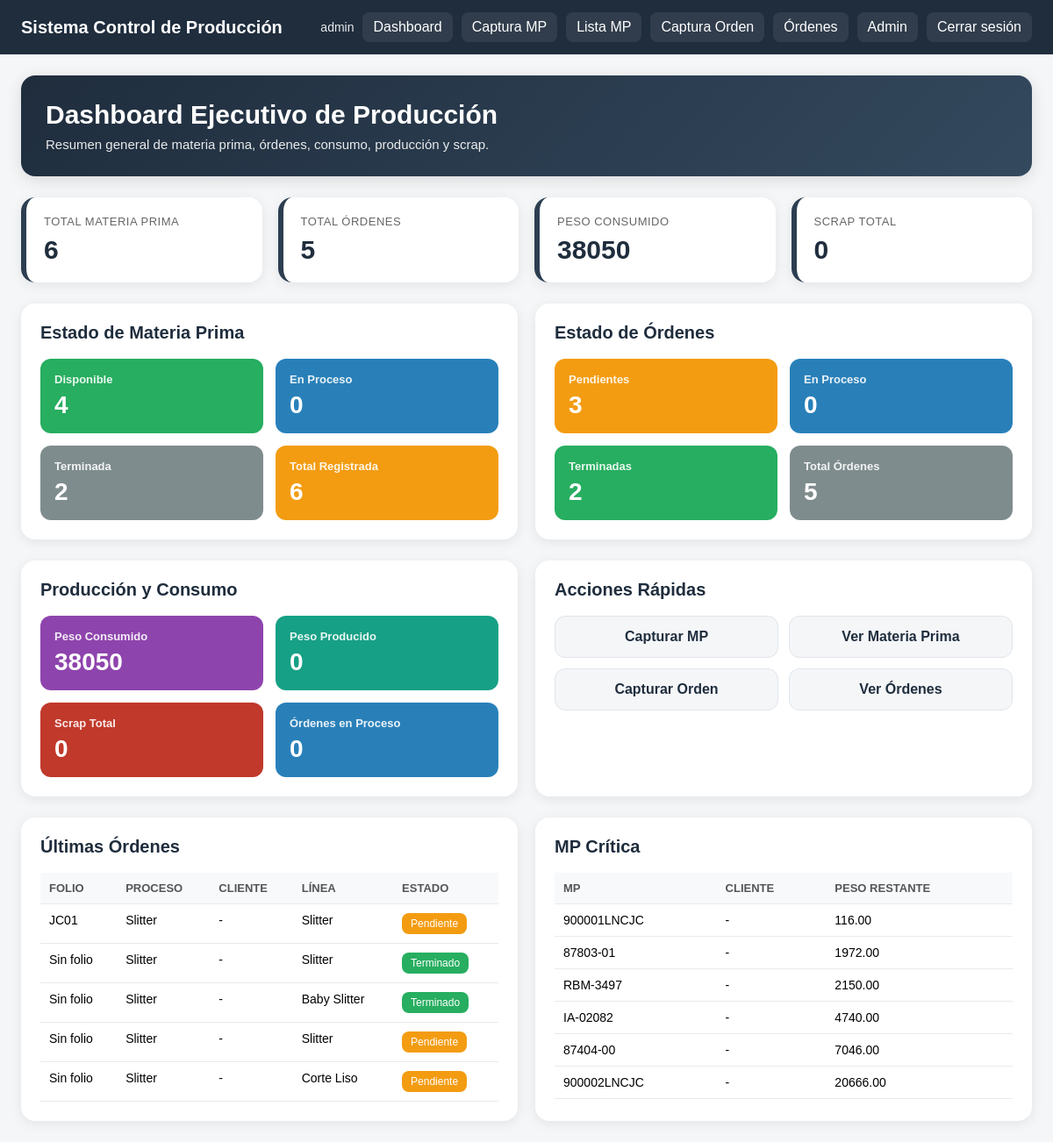
The app's page / (signed in) with its own data.
### produccion/models.py (models this page shows, shortened)
class OrdenProduccion(models.Model):
    ESTADO_CHOICES = [
        ('pendiente', 'Pendiente'),
        ('proceso', 'En Proceso'),
        ('terminado', 'Terminado'),
    ]
    TURNO_CHOICES = [
        ('1', 'Turno 1'),
        ('2', 'Turno 2'),
        ('3', 'Turno 3'),
    ]
    PRIORIDAD_CHOICES = [
        ('baja', 'Baja'),
        ('media', 'Media'),
        ('alta', 'Alta'),
        ('urgente', 'Urgente'),
    ]
    TIPO_PROCESO_CHOICES = [
        ('slitter', 'Slitter'),
        ('corte_liso', 'Corte Liso'),
        ('mini_slitter', 'Mini Slitter'),
        ('fleje', 'Fleje'),
    ]
    folio_orden = models.CharField(max_length=50, null=True, blank=True)
    tipo_proceso = models.CharField(max_length=30, choices=TIPO_PROCESO_CHOICES, default='slitter')
    cliente = models.ForeignKey(Cliente, on_delete=models.CASCADE, null=True, blank=True)
    mp = models.ForeignKey(MateriaPrima, on_delete=models.CASCADE, null=True, blank=True)
    linea = models.ForeignKey(LineaProduccion, on_delete=models.CASCADE)
    operador = models.ForeignKey(Operador, on_delete=models.SET_NULL, null=True, blank=True)
    turno = models.CharField(max_length=10, choices=TURNO_CHOICES, null=True, blank=True)
    prioridad = models.CharField(max_length=10, choices=PRIORIDAD_CHOICES, default='media')
    fecha = models.DateField(auto_now_add=True)
    hora_inicio = models.TimeField(null=True, blank=True)
    hora_fin = models.TimeField(null=True, blank=True)
    tiempo_preparacion_min = models.PositiveIntegerField(null=True, blank=True)
    tiempo_proceso_min = models.PositiveIntegerField(null=True, blank=True)
    tiempo_muerto_min = models.PositiveIntegerField(null=True, blank=True)
    peso_usado = models.DecimalField(max_digits=10, decimal_places=2, null=True, blank=True)
    peso_producido = models.DecimalField(max_digits=10, decimal_places=2, null=True, blank=True)
    scrap_total = models.DecimalField(max_digits=10, decimal_places=2, null=True, blank=True)
    merma_kg = models.DecimalField(max_digits=10, decimal_places=2, null=True, blank=True)
    rendimiento_porcentaje = models.DecimalField(max_digits=6, decimal_places=2, null=True, blank=True)
    cantidad_paquetes = models.PositiveIntegerField(null=True, blank=True)
    cantidad_piezas = models.PositiveIntegerField(null=True, blank=True)
    observaciones = models.TextField(blank=True, null=True)
    estado = models.CharField(
        max_length=50,
        choices=ESTADO_CHOICES,
        default='pendiente'
    )

class LineaProduccion(models.Model):
    nombre = models.CharField(max_length=100, unique=True)
    descripcion = models.CharField(max_length=200, blank=True, null=True)
    activa = models.BooleanField(default=True)
    def __str__(self):
        return self.nombre

### inventario/models.py (models this page shows, shortened)
class MateriaPrima(models.Model):
    TIPO_MP_CHOICES = [
        ('Rollo', 'Rollo'),
        ('Placa', 'Placa'),
        ('Cinta', 'Cinta'),
    ]
    ORIGEN_MP_CHOICES = [
        ('Cliente', 'Cliente'),
        ('Interna', 'Interna'),
    ]
    MATERIAL_CHOICES = [
        ('Galvanizado', 'Galvanizado'),
        ('Crudo', 'Crudo'),
        ('Recocido RFR', 'Recocido RFR'),
        ('Aluminizado', 'Aluminizado'),
        ('Decapado', 'Decapado'),
        ('Rolado en caliente', 'Rolado en caliente'),
        ('Galvanizado y pintado', 'Galvanizado y pintado'),
    ]
    UBICACION_CHOICES = [
        ('Patio A', 'Patio A'),
        ('Patio B', 'Patio B'),
        ('Almacén 1', 'Almacén 1'),
        ('Almacén 2', 'Almacén 2'),
        ('Producción', 'Producción'),
    ]
    ESTADO_CHOICES = [
        ('Disponible', 'Disponible'),
        ('En Proceso', 'En Proceso'),
        ('Terminado', 'Terminado'),
    ]
    UNIDAD_ESPESOR_CHOICES = [
        ('mm', 'mm'),
        ('pulg', 'pulg'),
        ('calibre', 'calibre'),
    ]
    numero_mp = models.CharField(max_length=100, unique=True)
    tipo_mp = models.CharField(max_length=20, choices=TIPO_MP_CHOICES, default='Rollo')
    cliente = models.ForeignKey(Cliente, on_delete=models.SET_NULL, null=True, blank=True)
    origen_mp = models.CharField(max_length=20, choices=ORIGEN_MP_CHOICES, default='Interna')
    lote = models.CharField(max_length=100, blank=True, null=True)
    codigo = models.CharField(max_length=100, blank=True, null=True)
    descripcion = models.CharField(max_length=255, blank=True, null=True)
    material = models.CharField(max_length=50, choices=MATERIAL_CHOICES)
    grado = models.CharField(max_length=100, blank=True, null=True)
    acabado = models.CharField(max_length=100, blank=True, null=True)
    espesor_valor = models.DecimalField(max_digits=10, decimal_places=4, null=True, blank=True)
    unidad_espesor = models.CharField(max_length=20, choices=UNIDAD_ESPESOR_CHOICES, default='mm')
    ancho = models.DecimalField(max_digits=10, decimal_places=2, null=True, blank=True)
    largo = models.DecimalField(max_digits=10, decimal_places=2, null=True, blank=True)
    peso = models.DecimalField(max_digits=10, decimal_places=2)
    peso_restante = models.DecimalField(max_digits=10, decimal_places=2, null=True, blank=True)
    diametro_interior = models.DecimalField(max_digits=10, decimal_places=2, null=True, blank=True)
    diametro_exterior = models.DecimalField(max_digits=10, decimal_places=2, null=True, blank=True)
    proveedor = models.CharField(max_length=150, blank=True, null=True)
    ubicacion = models.CharField(max_length=50, choices=UBICACION_CHOICES, default='Almacén 1')
    estado = models.CharField(max_length=20, choices=ESTADO_CHOICES, default='Disponible')
    fecha_entrada = models.DateField(null=True, blank=True)
    archivo_pdf = models.FileField(upload_to='ordenes_mp/', null=True, blank=True)
    observaciones = models.TextField(blank=True, null=True)
    @property
    def calibre(self):
        if self.unidad_espesor == 'calibre' and self.espesor_valor is not None:
            return round(float(self.espesor_valor), 2)
        return None

### dashboard/views.py (the view)
# urls.py: path('', inicio, name='inicio'),
@login_required
def inicio(request):
    total_mp = MateriaPrima.objects.count()
    mp_disponible = MateriaPrima.objects.filter(estado='Disponible').count()
    mp_proceso = MateriaPrima.objects.filter(estado='En Proceso').count()
    mp_terminada = MateriaPrima.objects.filter(estado='Terminado').count()
    total_ordenes = OrdenProduccion.objects.count()
    ordenes_pendientes = OrdenProduccion.objects.filter(estado='pendiente').count()
    ordenes_proceso = OrdenProduccion.objects.filter(estado='proceso').count()
    ordenes_terminadas = OrdenProduccion.objects.filter(estado='terminado').count()
    peso_consumido = OrdenProduccion.objects.aggregate(total=Sum('peso_usado'))['total'] or 0
    peso_producido = OrdenProduccion.objects.aggregate(total=Sum('peso_producido'))['total'] or 0
    scrap_total = OrdenProduccion.objects.aggregate(total=Sum('scrap_total'))['total'] or 0
    ultimas_ordenes = OrdenProduccion.objects.select_related(
        'cliente', 'mp', 'linea', 'operador'
    ).order_by('-id')[:8]
    mp_critica = MateriaPrima.objects.order_by('peso_restante')[:8]
    context = {
        'total_mp': total_mp,
        'mp_disponible': mp_disponible,
        'mp_proceso': mp_proceso,
        'mp_terminada': mp_terminada,
        'total_ordenes': total_ordenes,
        'ordenes_pendientes': ordenes_pendientes,
        'ordenes_proceso': ordenes_proceso,
        'ordenes_terminadas': ordenes_terminadas,
        'peso_consumido': peso_consumido,
        'peso_producido': peso_producido,
        'scrap_total': scrap_total,
        'ultimas_ordenes': ultimas_ordenes,
        'mp_critica': mp_critica,
    }
    return render(request, 'dashboard/inicio.html', context)

### dashboard/templates/dashboard/inicio.html (shortened to what this page needs)
{% extends 'base.html' %}
{% block content %}
<div class="dashboard-container">
    <div class="dashboard-header">
        <h1>Dashboard Ejecutivo de Producción</h1>
        <p>Resumen general de materia prima, órdenes, consumo, producción y scrap.</p>
    </div>
    <div class="kpi-grid">
        <div class="kpi-card">
            <div class="kpi-label">Total Materia Prima</div>
            <div class="kpi-value">{{ total_mp }}</div>
        </div>
        <div class="kpi-card">
            <div class="kpi-label">Total Órdenes</div>
            <div class="kpi-value">{{ total_ordenes }}</div>
        </div>
        <div class="kpi-card">
            <div class="kpi-label">Peso Consumido</div>
            <div class="kpi-value">{{ peso_consumido }}</div>
        </div>
        <div class="kpi-card">
            <div class="kpi-label">Scrap Total</div>
            <div class="kpi-value">{{ scrap_total }}</div>
        </div>
    </div>
    <div class="section-grid">
        <div class="panel">
            <h2>Estado de Materia Prima</h2>
            <div class="estado-grid">
                <div class="estado-card disponible">
                    <div class="titulo">Disponible</div>
                    <div class="valor">{{ mp_disponible }}</div>
                </div>
                <div class="estado-card enproceso">
                    <div class="titulo">En Proceso</div>
                    <div class="valor">{{ mp_proceso }}</div>
                </div>
                <div class="estado-card terminada">
                    <div class="titulo">Terminada</div>
                    <div class="valor">{{ mp_terminada }}</div>
                </div>
                <div class="estado-card pendiente">
                    <div class="titulo">Total Registrada</div>
                    <div class="valor">{{ total_mp }}</div>
                </div>
            </div>
        </div>
        <div class="panel">
            <h2>Estado de Órdenes</h2>
            <div class="estado-grid">
                <div class="estado-card pendiente">
                    <div class="titulo">Pendientes</div>
                    <div class="valor">{{ ordenes_pendientes }}</div>
                </div>
                <div class="estado-card enproceso">
                    <div class="titulo">En Proceso</div>
                    <div class="valor">{{ ordenes_proceso }}</div>
                </div>
                <div class="estado-card disponible">
                    <div class="titulo">Terminadas</div>
                    <div class="valor">{{ ordenes_terminadas }}</div>
                </div>
                <div class="estado-card terminada">
                    <div class="titulo">Total Órdenes</div>
                    <div class="valor">{{ total_ordenes }}</div>
                </div>
            </div>
        </div>
    </div>
    <div class="section-grid">
        <div class="panel">
            <h2>Producción y Consumo</h2>
            <div class="estado-grid">
                <div class="estado-card consumo">
                    <div class="titulo">Peso Consumido</div>
                    <div class="valor">{{ peso_consumido }}</div>
                </div>
                <div class="estado-card produccion">
                    <div class="titulo">Peso Producido</div>
                    <div class="valor">{{ peso_producido }}</div>
                </div>
                <div class="estado-card scrap">
                    <div class="titulo">Scrap Total</div>
                    <div class="valor">{{ scrap_total }}</div>
                </div>
                <div class="estado-card enproceso">
                    <div class="titulo">Órdenes en Proceso</div>
                    <div class="valor">{{ ordenes_proceso }}</div>
                </div>
            </div>
        </div>
        <div class="panel">
            <h2>Acciones Rápidas</h2>
            <div class="acciones-rapidas">
                <a class="accion-btn" href="/captura-mp/">Capturar MP</a>
                <a class="accion-btn" href="/lista-mp/">Ver Materia Prima</a>
                <a class="accion-btn" href="/captura/">Capturar Orden</a>
                <a class="accion-btn" href="/ordenes/">Ver Órdenes</a>
            </div>
        </div>
    </div>
    <div class="section-grid">
        <div class="panel">
            <h2>Últimas Órdenes</h2>
            <table>
                <thead>
                    <tr>
                        <th>Folio</th>
                        <th>Proceso</th>
                        <th>Cliente</th>
                        <th>Línea</th>
                        <th>Estado</th>
                    </tr>
                </thead>
                <tbody>
                    {% for orden in ultimas_ordenes %}
                    <tr>
                        <td>{{ orden.folio_orden|default:"Sin folio" }}</td>
                        <td>{{ orden.get_tipo_proceso_display }}</td>
                        <td>{{ orden.cliente|default:"-" }}</td>
                        <td>{{ orden.linea }}</td>
                        <td>
                            {% if orden.estado == 'pendiente' %}
                                <span class="badge pendiente">Pendiente</span>
                            {% elif orden.estado == 'proceso' %}
                                <span class="badge proceso">En Proceso</span>
                            {% elif orden.estado == 'terminado' %}
                                <span class="badge terminado">Terminado</span>
                            {% endif %}
                        </td>
                    </tr>
                    {% empty %}
                    <tr>
                        <td colspan="5">No hay órdenes registradas.</td>
                    </tr>
                    {% endfor %}
                </tbody>
            </table>
        </div>
        <div class="panel">
            <h2>MP Crítica</h2>
            <table>
                <thead>
                    <tr>
                        <th>MP</th>
                        <th>Cliente</th>
                        <th>Peso restante</th>
                    </tr>
                </thead>
                <tbody>
                    {% for mp in mp_critica %}
                    <tr>
                        <td>{{ mp.numero_mp }}</td>
                        <td>{{ mp.cliente|default:"-" }}</td>
                        <td>{{ mp.peso_restante }}</td>
                    </tr>
                    {% empty %}
                    <tr>
                        <td colspan="3">No hay materia prima registrada.</td>
                    </tr>
                    {% endfor %}
                </tbody>
            </table>
        </div>
    </div>
</div>
{% endblock %}

### templates/base.html (shortened to what this page needs)
<!DOCTYPE html>
<html lang="es">
<head>
</head>
<body>
{% if request.user.is_authenticated %}
<div class="navbar">
    <div class="logo">Sistema Control de Producción</div>
    <div class="links">
        <span class="usuario">{{ request.user.username }}</span>
        <a href="/">Dashboard</a>
        <a href="/captura-mp/">Captura MP</a>
        <a href="/lista-mp/">Lista MP</a>
        <a href="/captura/">Captura Orden</a>
        <a href="/ordenes/">Órdenes</a>
        <a href="/admin/">Admin</a>
        <a href="/logout/">Cerrar sesión</a>
    </div>
</div>
{% endif %}
<div class="contenido">
    {% block content %}{% endblock %}
</div>
</body>
</html>

### records on screen
OrdenProduccion: folio_orden "JC01", tipo_proceso "Slitter", cliente "-", linea "Slitter", estado "Pendiente"
OrdenProduccion: folio_orden "Sin folio", tipo_proceso "Slitter", cliente "-", linea "Slitter", estado "Terminado"
OrdenProduccion: folio_orden "Sin folio", tipo_proceso "Slitter", cliente "-", linea "Baby Slitter", estado "Terminado"
OrdenProduccion: folio_orden "Sin folio", tipo_proceso "Slitter", cliente "-", linea "Slitter", estado "Pendiente"
OrdenProduccion: folio_orden "Sin folio", tipo_proceso "Slitter", cliente "-", linea "Corte Liso", estado "Pendiente"
MateriaPrima: numero_mp "900001LNCJC", cliente "-", peso_restante "116.00"
MateriaPrima: numero_mp "87803-01", cliente "-", peso_restante "1972.00"
MateriaPrima: numero_mp "RBM-3497", cliente "-", peso_restante "2150.00"
MateriaPrima: numero_mp "IA-02082", cliente "-", peso_restante "4740.00"
MateriaPrima: numero_mp "87404-00", cliente "-", peso_restante "7046.00"
MateriaPrima: numero_mp "900002LNCJC", cliente "-", peso_restante "20666.00"

### other values on screen
{{ request.user.username }} "admin"
{{ total_mp }} "6"
{{ total_ordenes }} "5"
{{ peso_consumido }} "38050"
{{ scrap_total }} "0"
{{ mp_disponible }} "4"
{{ mp_proceso }} "0"
{{ mp_terminada }} "2"
{{ ordenes_pendientes }} "3"
{{ ordenes_proceso }} "0"
{{ ordenes_terminadas }} "2"
{{ peso_producido }} "0"
